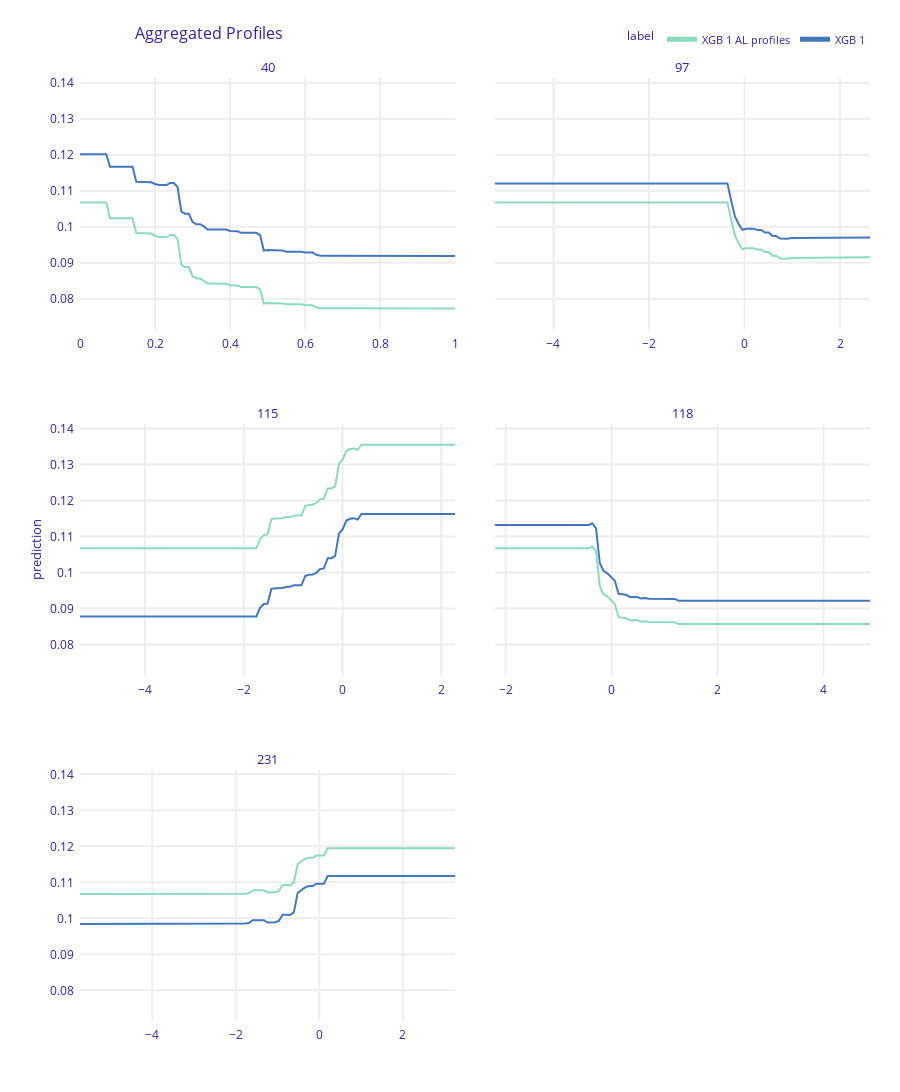
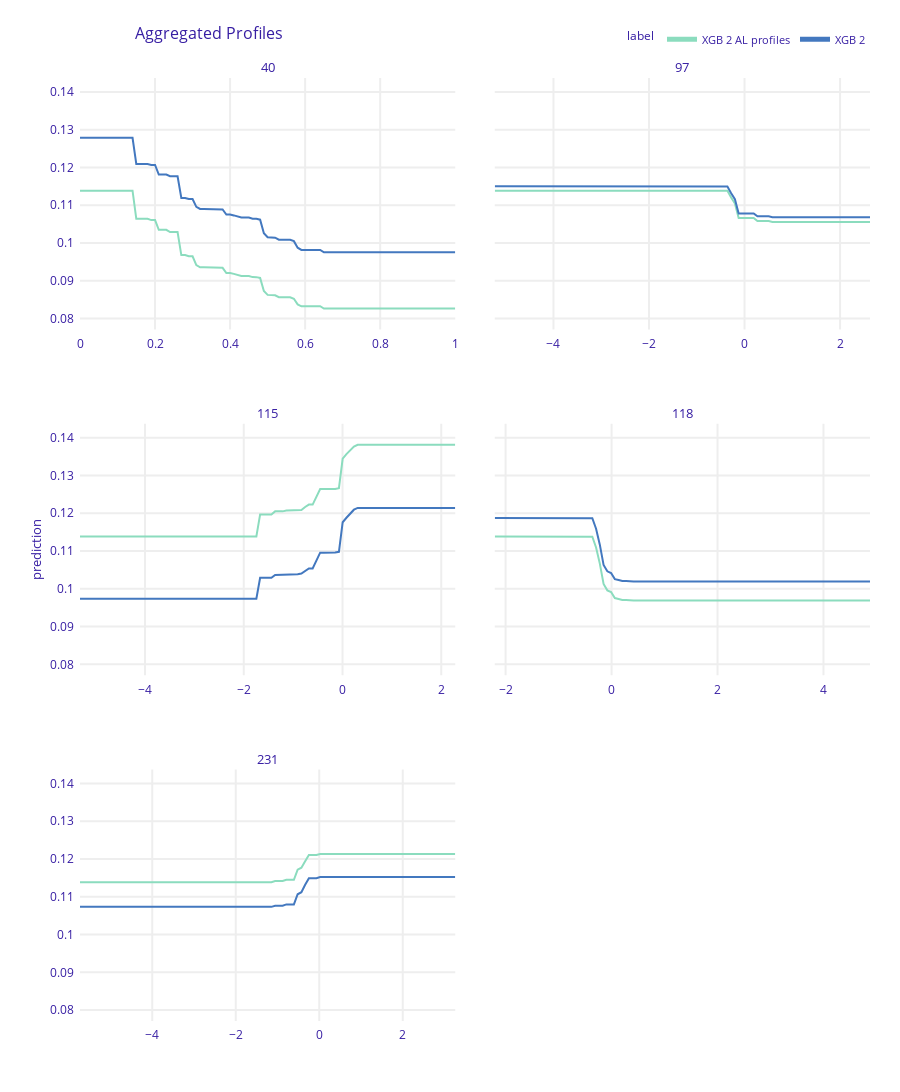
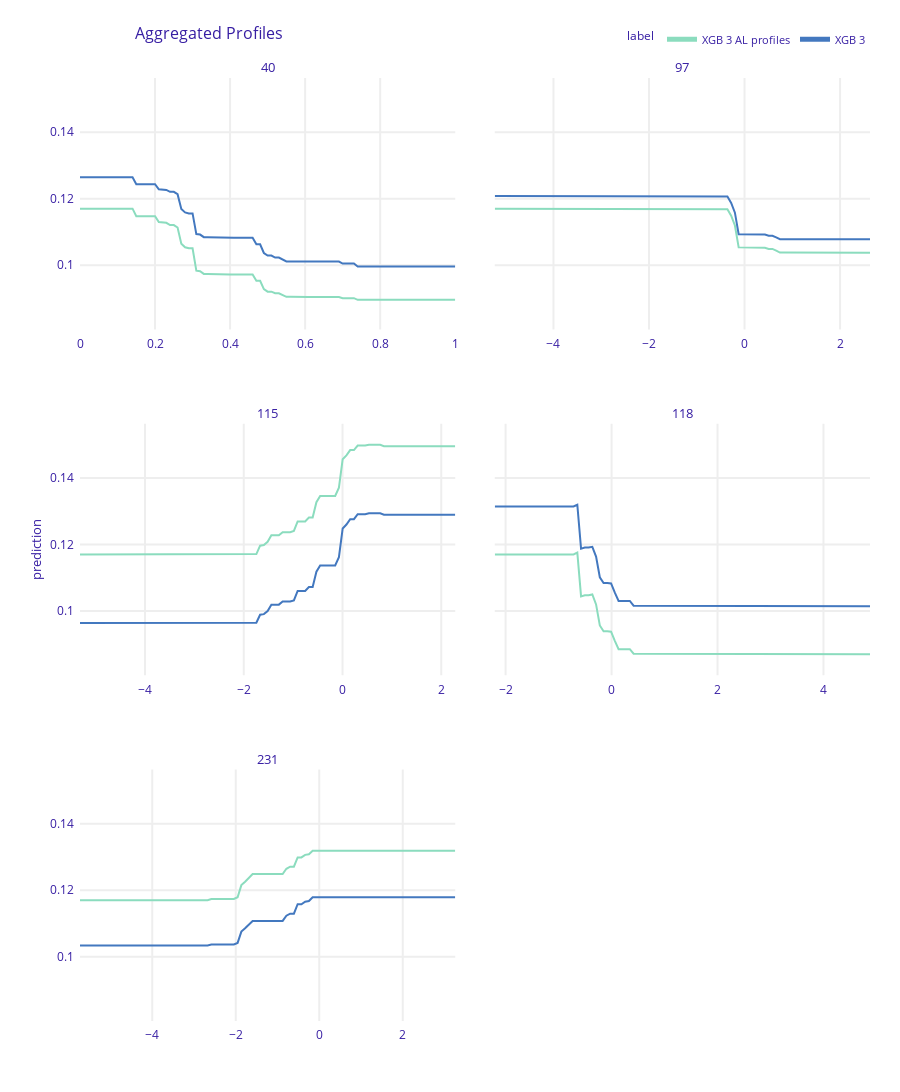
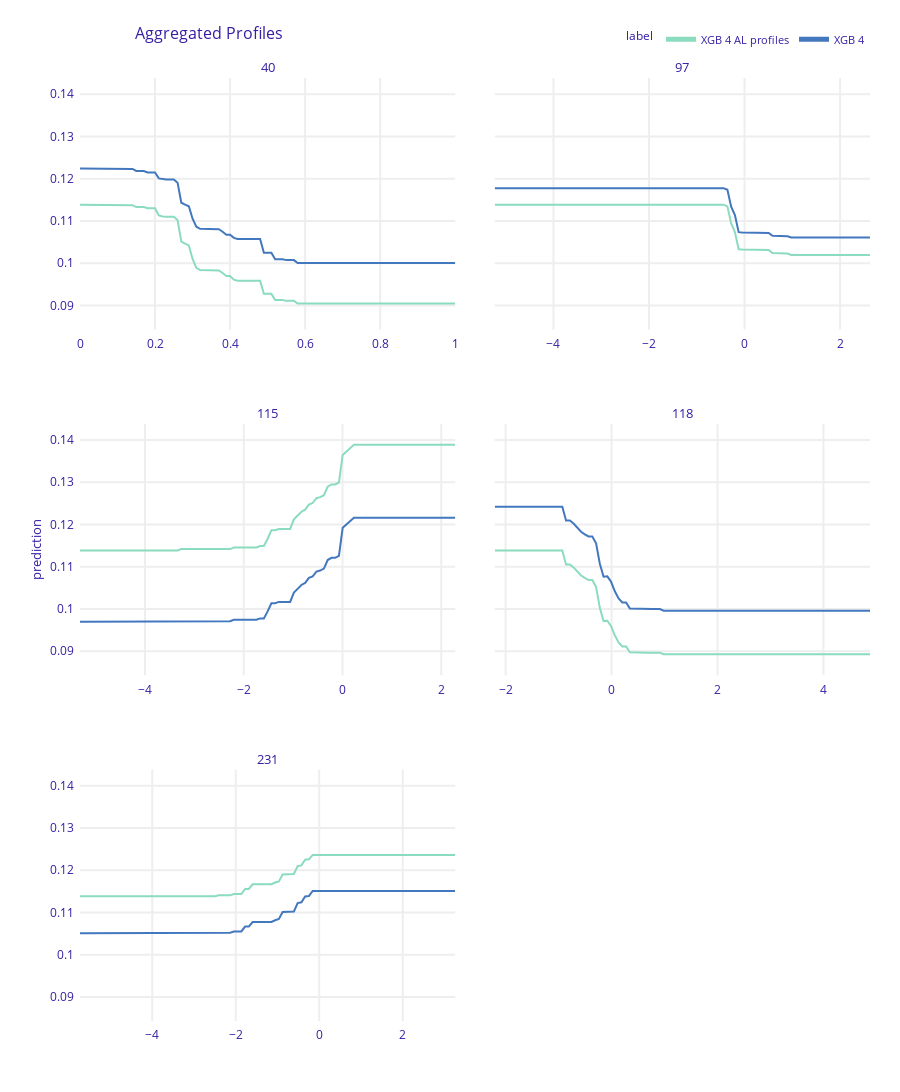

The cell these charts' notebook holds for them, in order:
### Code cell
#for i in range(5):
#tu tez mozna poprawic te kolory (dalem wyzej colors_2 może beda pasować) ale nie wiem czy z tego tez korzystamy
for i in range(4):
    al_models[i].plot(pd_models[i])
